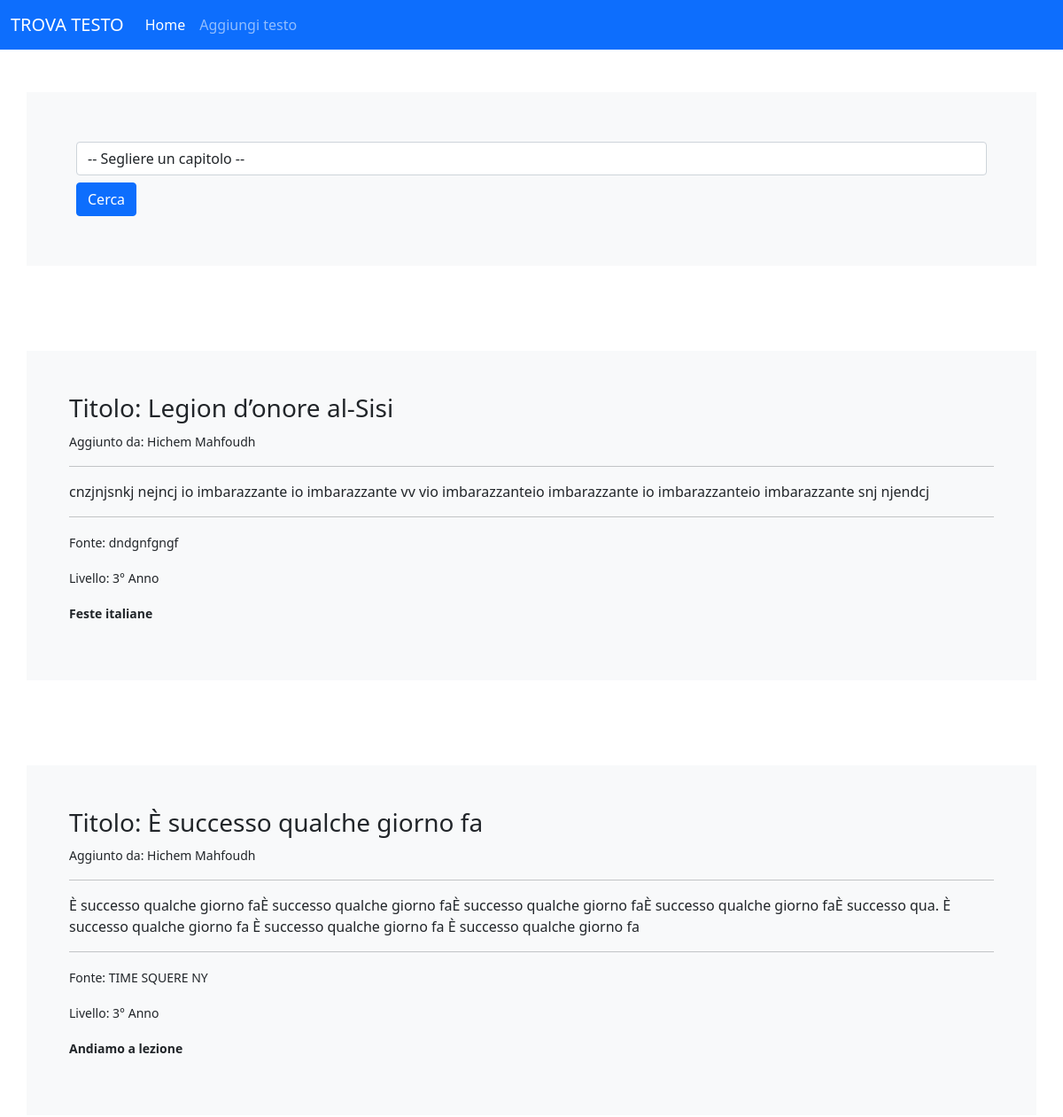
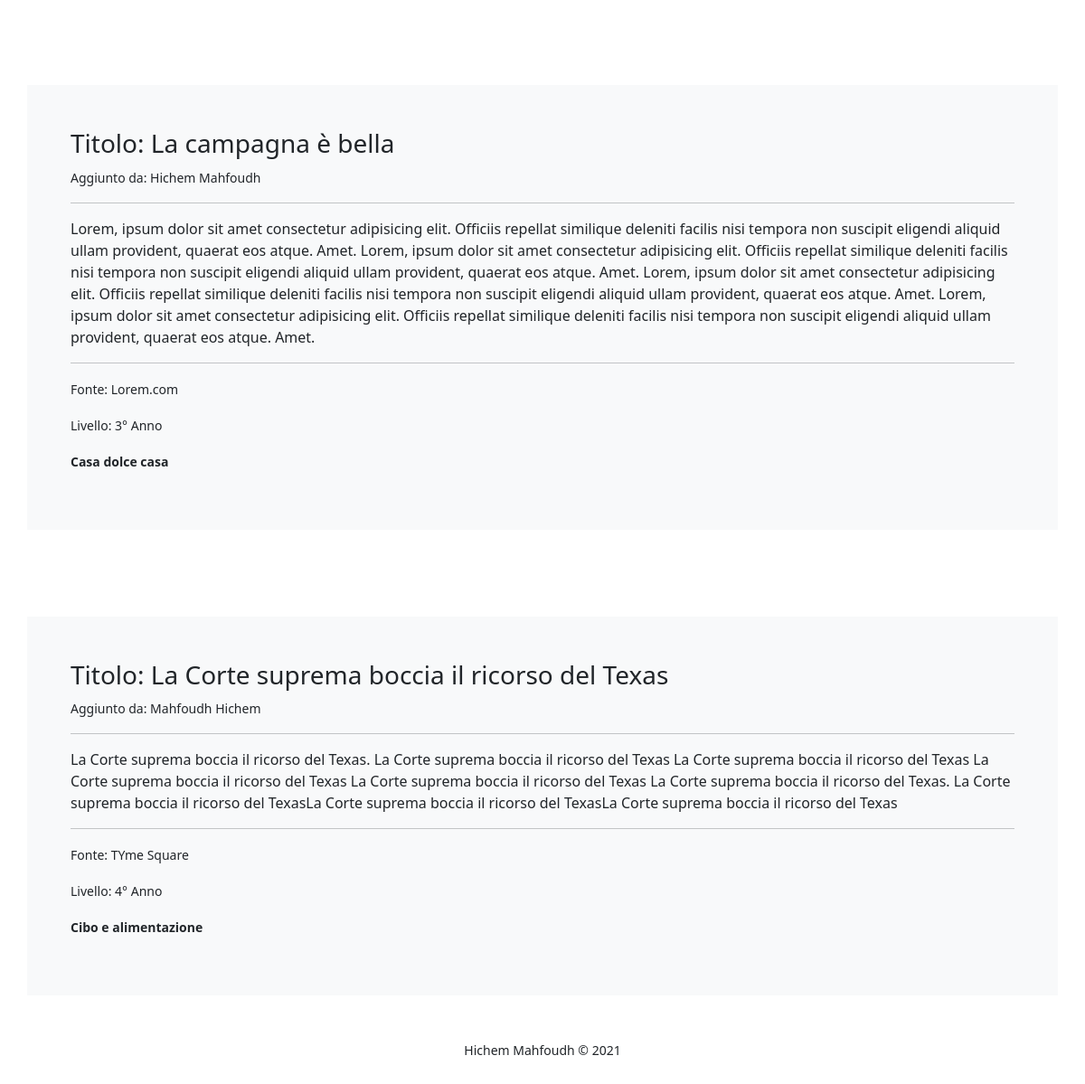
The page / on the database its author committed (2 pictures, top to bottom).
### main.py (models this page shows, shortened)
class Text(db.Model):
    id = db.Column(db.Integer, primary_key=True)
    title = db.Column(db.String(250), nullable=False)
    content = db.Column(db.String(20000), nullable=False)
    source = db.Column(db.String(250), nullable=False)
    level = db.Column(db.String(250), nullable=False)
    contribuente = db.Column(db.String(250), nullable=False)
    chapter_id = db.Column(db.Integer, db.ForeignKey('chapter.id'), nullable=False)

class Chapter(db.Model):
    id = db.Column(db.Integer, primary_key=True)
    chapter = db.Column(db.String(250), nullable=False)
    texts = db.relationship('Text', backref='chapter', lazy=True)

### main.py (the view)
@app.route('/home', methods=['POST', 'GET'])
@app.route('/', methods=['POST', 'GET'])
def index():
    chapters = Chapter.query.all()
    all_texts = Text.query.all()
    if request.method == 'POST':
        chapter_id = request.form['chapterId']
        texts = Text.query.filter_by(chapter_id=chapter_id).all()
        chapters = Chapter.query.all()
        return render_template('home.html', texts=texts, chapters=chapters)
    return render_template('home.html', chapters=chapters, all_texts=all_texts)

### templates/home.html (shortened to what this page needs)
{% extends "base.html" %}
{% block content %}
    {% if texts %}
        <form class="container p-5 m-5 bg-light" action="" method="post">
            <div class="m-2">
                <select class="form-control" name="chapterId" id="">
                    <option value="">-- Scegliere un capitolo --</option>
                    {% for chapter in chapters %}
                        <option value="{{chapter.id}}">{{chapter.chapter}}</option>
                    {% endfor %}
                </select>
            </div>
            <div class="m-2">
                <button class="btn btn-primary" role="submit">Cerca</button>
            </div>
        </form>
        {% for text in texts %}
            <div class="container-md p-5 m-5 rounded-5 bg-light">
                <h3>Titolo: {{text.title}}</h3>
                <p><small>Aggiunto da: <b>{{text.contribuente}}</b></small></p>
                <hr>
                <p>{{text.content}}</p>
                <hr>
                <p><small>Fonte: {{text.source}}</small></p>
                <p><small>Classe: {{text.level}}</small></p>
                <p><small><b>Capitolo: <b>{{text.chapter.chapter}}</b></b> </small></p>
            </div>
        {% endfor %}
    {% else %}
        <form class="container p-5 m-5 bg-light" action="" method="post">
            <div class="m-2">
                <select class="form-control" name="chapterId" id="">
                    <option value="">-- Segliere un capitolo --</option>
                </select>
            </div>
            <div class="m-2">
                <button class="btn btn-primary" role="submit">Cerca</button>
            </div>
        </form>
        {% for all_text in all_texts %}
            <div class="container-md p-5 m-5 rounded-5 bg-light">
                <h3>Titolo: {{all_text.title}}</h3>
                <p><small>Aggiunto da: {{all_text.contribuente}}</small></p>
                <hr>
                <p>{{all_text.content}}</p>
                <hr>
                <p><small>Fonte: {{all_text.source}}</small></p>
                <p><small>Livello: {{all_text.level}}</small></p>
                <p><small><b>{{all_text.chapter.chapter}}</b> </small></p>
            </div>
        {% endfor %}
    {% endif %}
{% endblock content %}

### templates/base.html (shortened to what this page needs)
<!DOCTYPE html>
<html lang="en">
<head>
    <link href="https://cdn.jsdelivr.net/npm/bootstrap@5.0.2/dist/css/bootstrap.min.css" rel="stylesheet">
</head>
<body >
    {% include "includes/navbar.html" %}
    <div class="d-flex flex-column justify-content-center align-items-center">
        {% block content %}
        {% endblock content %}
    </div>
    {% include "includes/footer.html" %}
</body>
</html>

### templates/includes/navbar.html (shortened to what this page needs)
<nav class="navbar navbar-expand-lg navbar-dark bg-primary">
    <div class="container-fluid">
      <a class="navbar-brand" href="/home">TROVA TESTO</a>
      <div class="collapse navbar-collapse" id="navbarText">
        <ul class="navbar-nav me-auto mb-2 mb-lg-0">
          <li class="nav-item">
            <a class="nav-link active" aria-current="page" href="/home">Home</a>
          </li>
          <li class="nav-item">
            <a class="nav-link" href="/insert">Aggiungi testo</a>
          </li>
        </ul>
      </div>
    </div>
  </nav>

### templates/includes/footer.html
<footer class="text-center">
    <small class="p-5">Hichem Mahfoudh &copy; 2021</small>
</footer>

### rows shown on the page
Text: title "Legion d’onore al-Sisi", contribuente "Hichem Mahfoudh", content "cnzjnjsnkj nejncj io imbarazzante io imbarazzante vv vio imbarazzanteio imbarazzante io imbarazzanteio imbarazzante snj njendcj", source "dndgnfgngf", level "3° Anno", chapter.chapter "Feste italiane"
Text: title "È successo qualche giorno fa", contribuente "Hichem Mahfoudh", content "È successo qualche giorno faÈ successo qualche giorno faÈ successo qualche giorno faÈ successo qualche giorno faÈ successo qua. È successo qualche giorno fa È successo qualche giorno fa È successo qualche giorno fa", source "TIME SQUERE NY", level "3° Anno", chapter.chapter "Andiamo a lezione"
Text: title "La campagna è bella", contribuente "Hichem Mahfoudh", content "Lorem, ipsum dolor sit amet consectetur adipisicing elit. Officiis repellat similique deleniti facilis nisi tempora non suscipit eligendi aliquid ullam provident, quaerat eos atque. Amet. Lorem, ipsum dolor sit amet consectetur adipisicing elit. Officiis repellat similique deleniti facilis nisi tempora non suscipit eligendi aliquid ullam provident, quaerat eos atque. Amet. Lorem, ipsum dolor sit amet consectetur adipisicing elit. Officiis repellat similique deleniti facilis nisi tempora non suscipit eligendi aliquid ullam provident, quaerat eos atque. Amet. Lorem, ipsum dolor sit amet consectetur adipisicing elit. Officiis repellat similique deleniti facilis nisi tempora non suscipit…", source "Lorem.com", level "3° Anno", chapter.chapter "Casa dolce casa"
Text: title "La Corte suprema boccia il ricorso del Texas", contribuente "Mahfoudh Hichem", content "La Corte suprema boccia il ricorso del Texas. La Corte suprema boccia il ricorso del Texas La Corte suprema boccia il ricorso del Texas La Corte suprema boccia il ricorso del Texas La Corte suprema boccia il ricorso del Texas La Corte suprema boccia il ricorso del Texas. La Corte suprema boccia il ricorso del TexasLa Corte suprema boccia il ricorso del TexasLa Corte suprema boccia il ricorso del Texas", source "TYme Square", level "4° Anno", chapter.chapter "Cibo e alimentazione"
